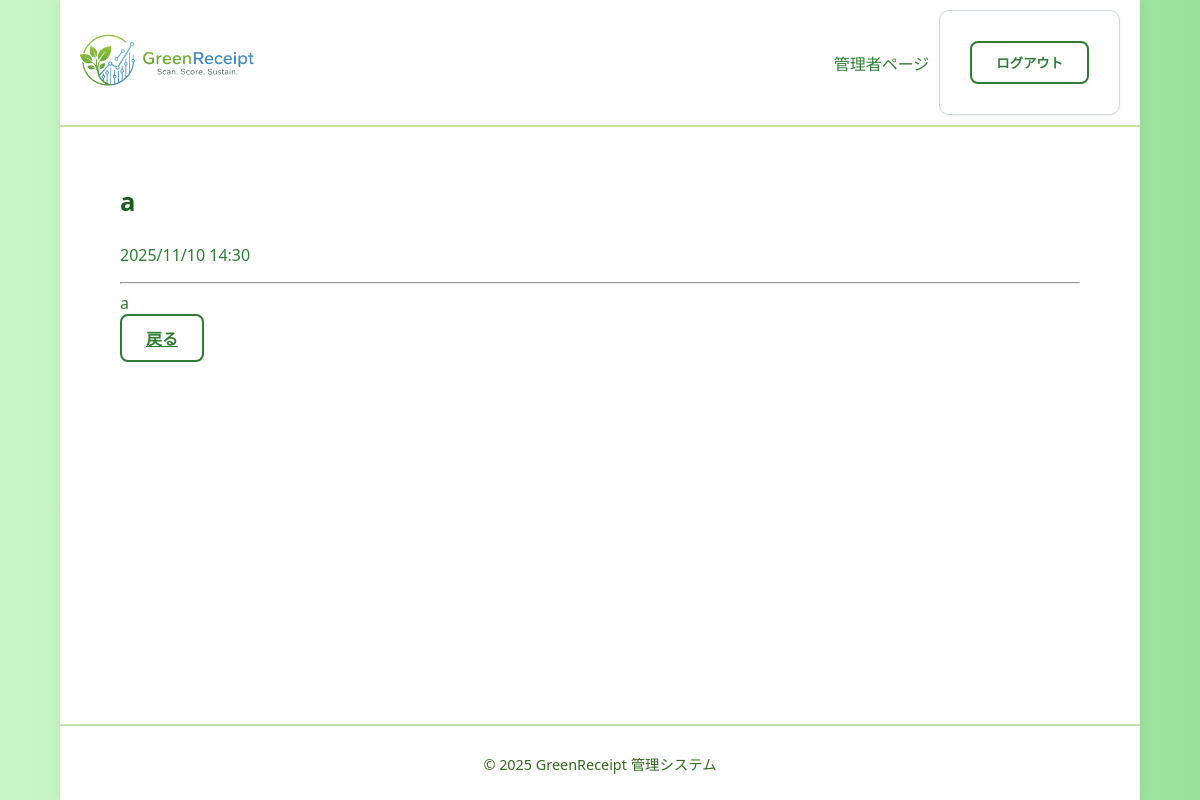
Page /staff/announcement/1/ (signed in) on the committed database.
### core/models.py (models this page shows, shortened)
class Announcement(models.Model):
    title = models.CharField(max_length=100, verbose_name='記事名')
    content = models.TextField(verbose_name='内容')
    image = models.ImageField(
        upload_to='announcements/', null=True, blank=True, verbose_name='画像')
    created_at = models.DateTimeField(auto_now_add=True, verbose_name='作成日時')
    class Meta:
        verbose_name = 'お知らせ'
        verbose_name_plural = 'お知らせ'

### core/views.py (the view)
# urls.py: path("staff/announcement/<int:announcement_id>/", views.announcement_detail, name="announcement_detail"),
@staff_member_required
def announcement_detail(request, announcement_id):
    if request.user.role not in ['admin', 'store']:
        return redirect('core:staff_index')
    announcement = get_object_or_404(Announcement, pk=announcement_id)
    context = {
        'announcement': announcement,
    }
    return render(request, 'admin/announcement_detail.html', context)

### core/templates/admin/announcement_detail.html (shortened to what this page needs)
{% extends 'admin/admin_base.html' %}
{% block content %}
  <main class="dashboard-main">
    <div class="dashboard-container">
      <h1>{{ announcement.title }}</h1>
      <p class="text-muted">{{ announcement.created_at|date:"Y/m/d H:i" }}</p>
      <hr>
      <div class="announcement-content">
        {{ announcement.content|linebreaksbr }}
      </div>
      <a href="{% url 'core:staff_index' %}" class="btn btn-secondary mt-3">戻る</a>
    </div>
  </main>
{% endblock %}

### core/static/css/admin.css (style rules this page uses)
* { box-sizing: border-box; }
html, body { height: 100%; width: 100%; margin: 0; padding: 0; overflow-x: hidden; background: linear-gradient(to right, #c8f7c5, #9be39d); }
body { font-family: "Segoe UI", "メイリオ", sans-serif; color: #2e7d32; display: flex; flex-direction: column; min-height: 100vh; }
.admin-main h1 { font-size: 1.6rem; font-weight: 700; color: #1b5e20; margin-bottom: 25px; }
button, .btn, .btn-primary, .btn-secondary { display: inline-block; font-weight: 600; cursor: pointer; border-radius: 8px; transition: .2s; }
.btn-secondary { background: #fff; border: 2px solid #2e7d32; color: #2e7d32; padding: 10px 24px; }

### rows in the picture
Announcement: title "a", created_at "2025/11/10 14:30", content "a"
